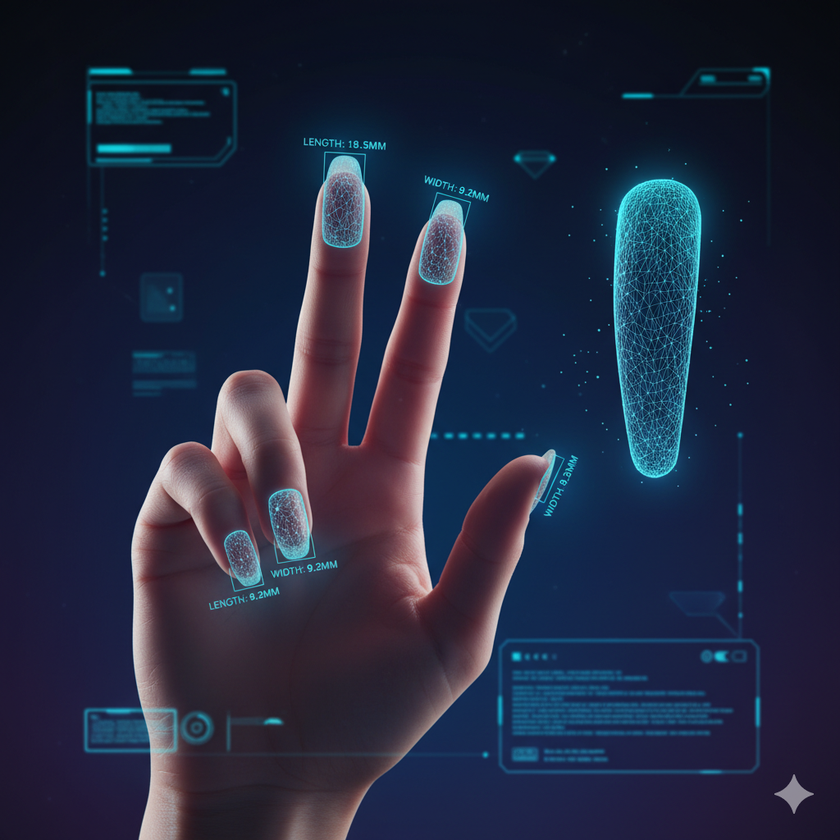
#> input picture 1. Hero Image.png, 840 x 840 px, shrunk from 1024 x 1024 before the run
$ python -i process_handsy_task.py   (imports and definitions only)
#> lines starting #> are read from the running program, lines starting #| are printed output that depends on the picture; after the words box and inside, x2 and y2 are one past the last pixel; in counts of white or black regions, pixels touching at a corner belong together
#> further down, picture is the input picture: shape (840, 840, 3); mean B, G, R 63.5, 41.2, 34.7
import os
import time
import zipfile
from pathlib import Path
import cv2
import pandas as pd
import numpy as np
import statistics

# Ensure paths (sitecustomize adds app/ to sys.path)
import sitecustomize  # noqa: F401

# Import internal pipeline components
from app import pipeline as _pipe  # type: ignore
from app.scale_aruco import mm_per_pixel_from_aruco  # type: ignore
from app.overlay import draw_overlay  # type: ignore


def _heuristic_multi_nail(img_bgr: np.ndarray):
    lab = cv2.cvtColor(img_bgr, cv2.COLOR_BGR2LAB)
#> lab: shape (840, 840, 3); mean of channels 0, 1, 2 43.2, 133.6, 113.5
    L, A, B = cv2.split(lab)
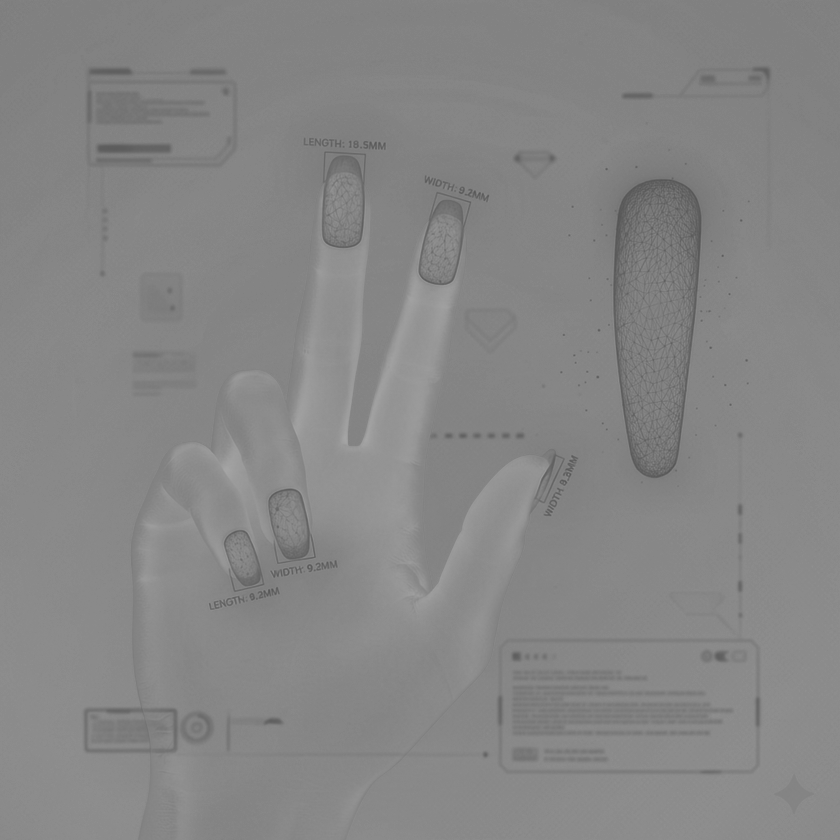
#> A: shape (840, 840); min 86, max 165, mean 133.6
    clahe = cv2.createCLAHE(clipLimit=2.0, tileGridSize=(8,8))
    L_eq = clahe.apply(L)
    base = cv2.adaptiveThreshold(L_eq,255,cv2.ADAPTIVE_THRESH_GAUSSIAN_C,cv2.THRESH_BINARY,41,-5)
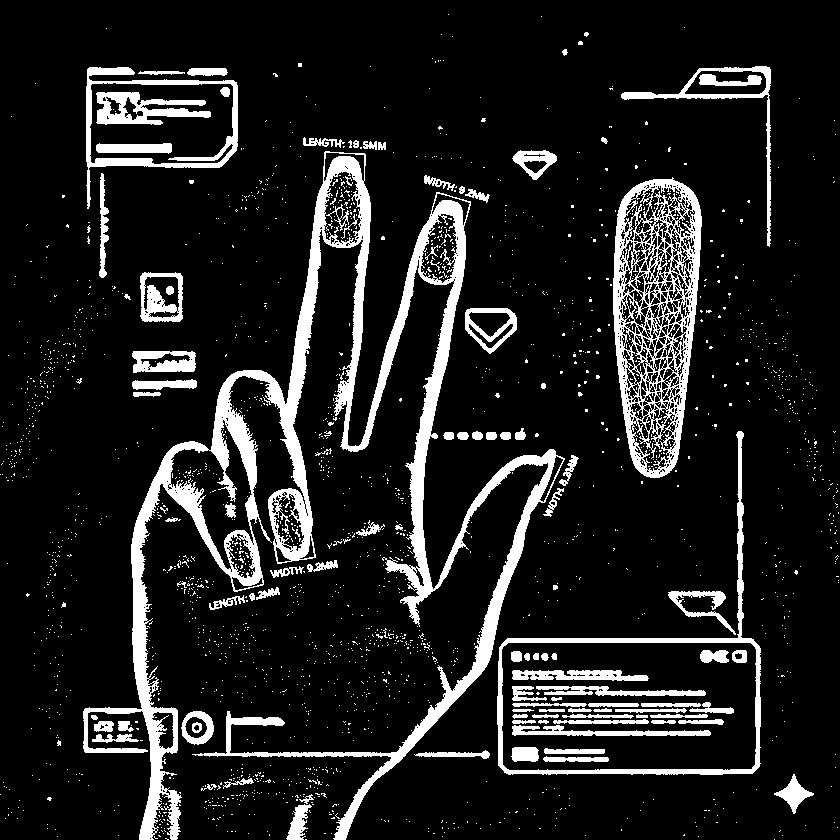
#> base: shape (840, 840); 12.2% white; 2103 white regions (2000 under 20 px), largest, box (x1, y1, x2, y2) and area: (83, 151, 565, 840) 37862, (613, 177, 702, 478) 11327, (497, 431, 761, 775) 4689
    if (base>0).mean() > 0.55:
        base = cv2.bitwise_not(base)
    hsv = cv2.cvtColor(img_bgr, cv2.COLOR_BGR2HSV)
#> hsv: shape (840, 840, 3); mean H, S, V 118.3, 148.3, 66.5
    H,S,V = cv2.split(hsv)
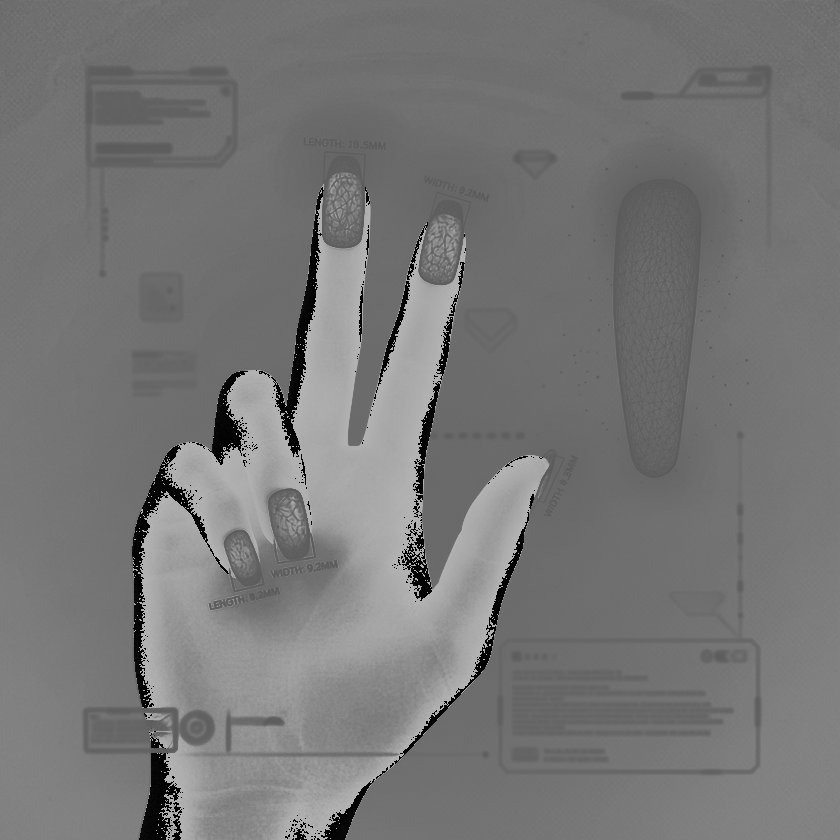
#> H: shape (840, 840); min 0, max 179, mean 118.3
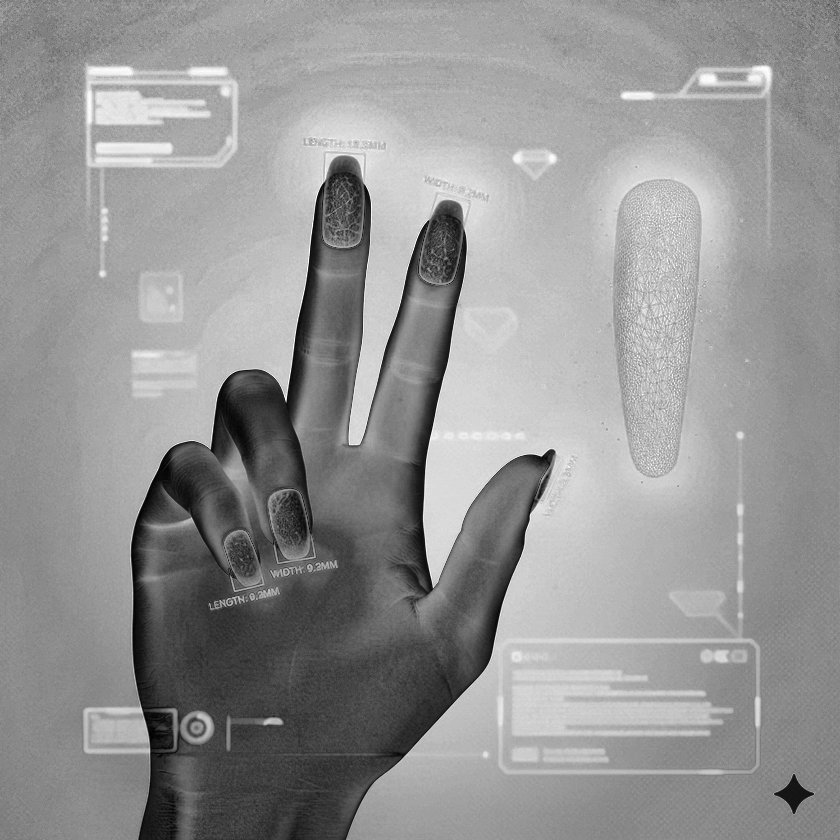
#> S: shape (840, 840); min 0, max 255, mean 148.3
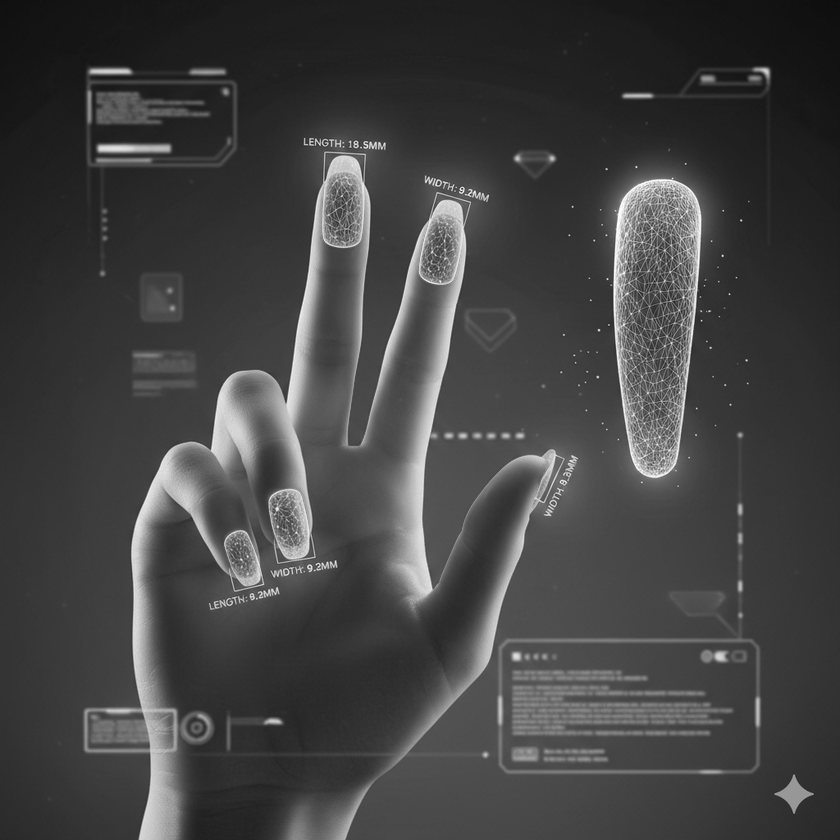
#> V: shape (840, 840); min 13, max 255, mean 66.5
    low_sat = cv2.inRange(S, np.array([0], dtype=S.dtype), np.array([120], dtype=S.dtype))
#> low_sat: shape (840, 840); 20.1% white; 608 white regions (599 under 20 px), largest, box (x1, y1, x2, y2) and area: (131, 156, 555, 840) 139618, (773, 774, 814, 814) 612, (810, 0, 840, 21) 249
    comb = cv2.bitwise_and(base, low_sat)
#> comb: shape (840, 840); 5.3% white; 1188 white regions (1164 under 20 px), largest, box (x1, y1, x2, y2) and area: (131, 156, 555, 840) 32876, (774, 774, 814, 814) 574, (286, 804, 312, 840) 487
    kernel = cv2.getStructuringElement(cv2.MORPH_ELLIPSE,(5,5))
    comb = cv2.morphologyEx(comb, cv2.MORPH_OPEN, kernel, iterations=1)
#> comb: shape (840, 840); 4.2% white; 30 white regions (2 under 20 px), largest, box (x1, y1, x2, y2) and area: (211, 180, 330, 553) 6863, (377, 201, 466, 616) 6593, (131, 441, 207, 840) 5109
    comb = cv2.morphologyEx(comb, cv2.MORPH_CLOSE, kernel, iterations=2)
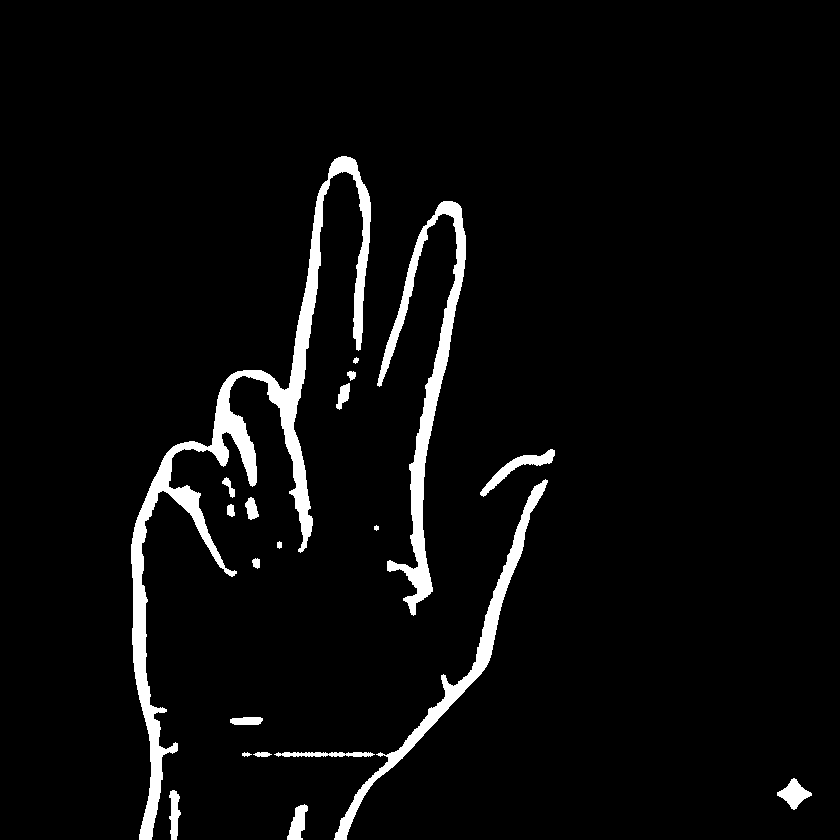
#> comb: shape (840, 840); 4.3% white; 20 white regions
    cnts,_ = cv2.findContours(comb, cv2.RETR_EXTERNAL, cv2.CHAIN_APPROX_SIMPLE)
#> cnts = 20 contours, 3 with area under 20; largest, box (x1, y1, x2, y2) and area: (131, 156, 371, 840) 14210, (377, 201, 466, 616) 6105, (334, 479, 548, 840) 4210, (480, 449, 555, 497) 706, (777, 778, 812, 810) 490
    h,w = comb.shape
#> h = 840; w = 840
    area_min, area_max = 0.0008*w*h, 0.18*w*h
#> area_min = 564.5; area_max = 127008
    keep=[]
    for c in cnts:
        a = cv2.contourArea(c)
        if a < area_min or a > area_max: continue
        hull = cv2.convexHull(c)
        ha = cv2.contourArea(hull)
        if ha <= 0: continue
        solidity = a/(ha+1e-6)
        if solidity < 0.7: continue
        keep.append(c)
#> this loop made 20 passes
#> a on passes 1 to 12: 393, 331.5, 490, 290, 50, 19, 196, 52.5, 22, 14, 65.5, 179.5
#> (a, ha, solidity) on passes 13, 15, 19, 20: (4210.5, 13072, 0.322), (706, 1243.5, 0.568), (6105, 23269, 0.262), (14210.5, 76042, 0.187)
#> after the loop, keep = []
    keep = sorted(keep, key=cv2.contourArea, reverse=True)[:4]
    mask = np.zeros_like(comb)
    for c in keep:
        cv2.drawContours(mask,[c],-1,255,-1)
#> this loop made 0 passes
#> mask: shape (840, 840); every value is 0
    return mask, keep


# [137 lines left out: functions process_image_for_task, main, not called in this run]


# [6 lines not run here, left out]

>>> import cv2
>>> picture = cv2.imread('1. Hero Image.png')
>>> result = _heuristic_multi_nail(picture)
